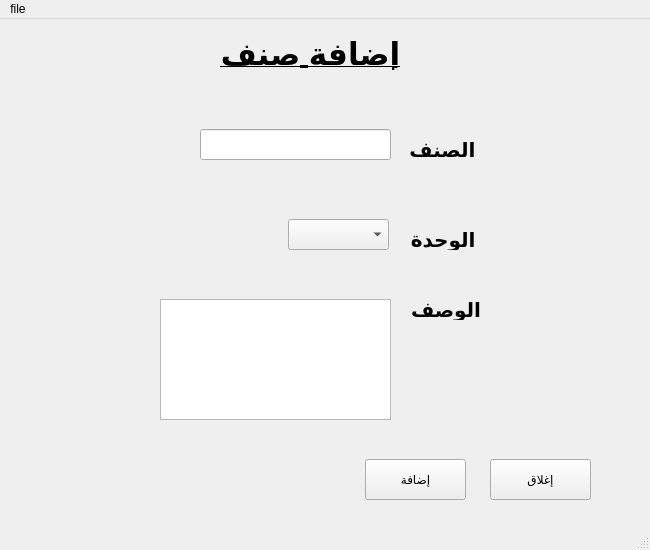
<?xml version="1.0" encoding="UTF-8"?>
<ui version="4.0">
 <class>MainWindow</class>
 <widget class="QMainWindow" name="MainWindow">
  <property name="enabled">
   <bool>true</bool>
  </property>
  <property name="geometry">
   <rect>
    <x>0</x>
    <y>0</y>
    <width>650</width>
    <height>550</height>
   </rect>
  </property>
  <property name="windowTitle">
   <string>MainWindow</string>
  </property>
  <widget class="QWidget" name="centralwidget">
   <widget class="QLabel" name="label">
    <property name="geometry">
     <rect>
      <x>410</x>
      <y>120</y>
      <width>71</width>
      <height>21</height>
     </rect>
    </property>
    <property name="font">
     <font>
      <family>Arial</family>
      <pointsize>15</pointsize>
      <weight>75</weight>
      <bold>true</bold>
     </font>
    </property>
    <property name="text">
     <string> الصنف :</string>
    </property>
   </widget>
   <widget class="QLabel" name="label_2">
    <property name="geometry">
     <rect>
      <x>410</x>
      <y>210</y>
      <width>71</width>
      <height>21</height>
     </rect>
    </property>
    <property name="font">
     <font>
      <family>Arial</family>
      <pointsize>15</pointsize>
      <weight>75</weight>
      <bold>true</bold>
     </font>
    </property>
    <property name="text">
     <string> الوحدة :</string>
    </property>
   </widget>
   <widget class="QLabel" name="label_3">
    <property name="geometry">
     <rect>
      <x>410</x>
      <y>280</y>
      <width>71</width>
      <height>21</height>
     </rect>
    </property>
    <property name="sizeIncrement">
     <size>
      <width>0</width>
      <height>0</height>
     </size>
    </property>
    <property name="font">
     <font>
      <family>Arial</family>
      <pointsize>15</pointsize>
      <weight>75</weight>
      <italic>false</italic>
      <bold>true</bold>
      <underline>false</underline>
      <strikeout>false</strikeout>
      <kerning>true</kerning>
     </font>
    </property>
    <property name="text">
     <string>الوصف :</string>
    </property>
    <property name="textFormat">
     <enum>Qt::AutoText</enum>
    </property>
   </widget>
   <widget class="QLineEdit" name="item_name">
    <property name="geometry">
     <rect>
      <x>200</x>
      <y>110</y>
      <width>191</width>
      <height>31</height>
     </rect>
    </property>
   </widget>
   <widget class="QComboBox" name="unit">
    <property name="geometry">
     <rect>
      <x>288</x>
      <y>200</y>
      <width>101</width>
      <height>31</height>
     </rect>
    </property>
   </widget>
   <widget class="QTextEdit" name="item_specs">
    <property name="geometry">
     <rect>
      <x>160</x>
      <y>280</y>
      <width>231</width>
      <height>121</height>
     </rect>
    </property>
   </widget>
   <widget class="QLabel" name="label_4">
    <property name="geometry">
     <rect>
      <x>190</x>
      <y>20</y>
      <width>241</width>
      <height>31</height>
     </rect>
    </property>
    <property name="font">
     <font>
      <family>Arial</family>
      <pointsize>23</pointsize>
      <weight>75</weight>
      <italic>false</italic>
      <bold>true</bold>
      <underline>true</underline>
     </font>
    </property>
    <property name="layoutDirection">
     <enum>Qt::LeftToRight</enum>
    </property>
    <property name="text">
     <string>إضافة صنف</string>
    </property>
    <property name="alignment">
     <set>Qt::AlignCenter</set>
    </property>
   </widget>
   <widget class="QPushButton" name="pushButton">
    <property name="enabled">
     <bool>true</bool>
    </property>
    <property name="geometry">
     <rect>
      <x>490</x>
      <y>440</y>
      <width>101</width>
      <height>41</height>
     </rect>
    </property>
    <property name="text">
     <string>إغلاق</string>
    </property>
    <property name="iconSize">
     <size>
      <width>11</width>
      <height>11</height>
     </size>
    </property>
    <property name="autoDefault">
     <bool>false</bool>
    </property>
    <property name="default">
     <bool>false</bool>
    </property>
    <property name="flat">
     <bool>false</bool>
    </property>
   </widget>
   <widget class="QPushButton" name="pushButton_2">
    <property name="geometry">
     <rect>
      <x>365</x>
      <y>440</y>
      <width>101</width>
      <height>41</height>
     </rect>
    </property>
    <property name="text">
     <string>إضافة</string>
    </property>
   </widget>
  </widget>
  <widget class="QMenuBar" name="menubar">
   <property name="geometry">
    <rect>
     <x>0</x>
     <y>0</y>
     <width>650</width>
     <height>21</height>
    </rect>
   </property>
   <widget class="QMenu" name="menuFile">
    <property name="title">
     <string>file</string>
    </property>
   </widget>
   <addaction name="menuFile"/>
  </widget>
  <widget class="QStatusBar" name="statusbar"/>
 </widget>
 <resources/>
 <connections/>
</ui>
